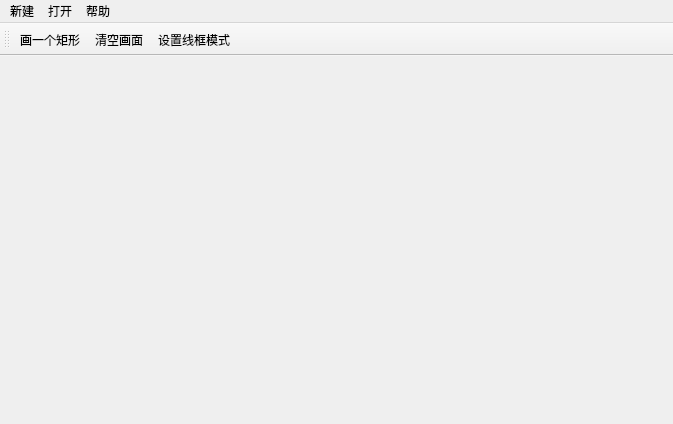
<?xml version="1.0" encoding="UTF-8"?>
<ui version="4.0">
 <class>MainWindow</class>
 <widget class="QMainWindow" name="MainWindow">
  <property name="geometry">
   <rect>
    <x>0</x>
    <y>0</y>
    <width>673</width>
    <height>424</height>
   </rect>
  </property>
  <property name="windowTitle">
   <string>QT交互</string>
  </property>
  <widget class="QWidget" name="centralwidget"/>
  <widget class="QMenuBar" name="menubar">
   <property name="geometry">
    <rect>
     <x>0</x>
     <y>0</y>
     <width>673</width>
     <height>33</height>
    </rect>
   </property>
   <widget class="QMenu" name="menu">
    <property name="title">
     <string>新建</string>
    </property>
   </widget>
   <widget class="QMenu" name="menu_2">
    <property name="title">
     <string>打开</string>
    </property>
   </widget>
   <widget class="QMenu" name="menu_3">
    <property name="title">
     <string>帮助</string>
    </property>
   </widget>
   <addaction name="menu"/>
   <addaction name="menu_2"/>
   <addaction name="menu_3"/>
  </widget>
  <widget class="QToolBar" name="toolBar">
   <property name="windowTitle">
    <string>toolBar</string>
   </property>
   <attribute name="toolBarArea">
    <enum>TopToolBarArea</enum>
   </attribute>
   <attribute name="toolBarBreak">
    <bool>false</bool>
   </attribute>
   <addaction name="actionDraw"/>
   <addaction name="actionClear"/>
   <addaction name="actionSetPolygonMode"/>
  </widget>
  <action name="actionDraw">
   <property name="text">
    <string>画一个矩形</string>
   </property>
   <property name="menuRole">
    <enum>QAction::MenuRole::NoRole</enum>
   </property>
  </action>
  <action name="actionClear">
   <property name="text">
    <string>清空画面</string>
   </property>
   <property name="menuRole">
    <enum>QAction::MenuRole::NoRole</enum>
   </property>
  </action>
  <action name="actionSetPolygonMode">
   <property name="checkable">
    <bool>true</bool>
   </property>
   <property name="text">
    <string>设置线框模式</string>
   </property>
   <property name="menuRole">
    <enum>QAction::MenuRole::NoRole</enum>
   </property>
  </action>
 </widget>
 <resources/>
 <connections/>
</ui>
